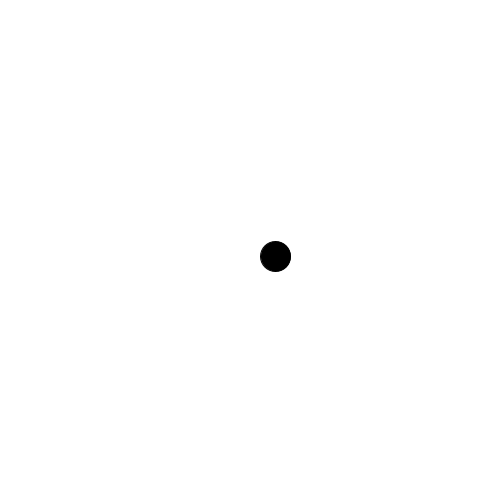
Frame 1 (no input)
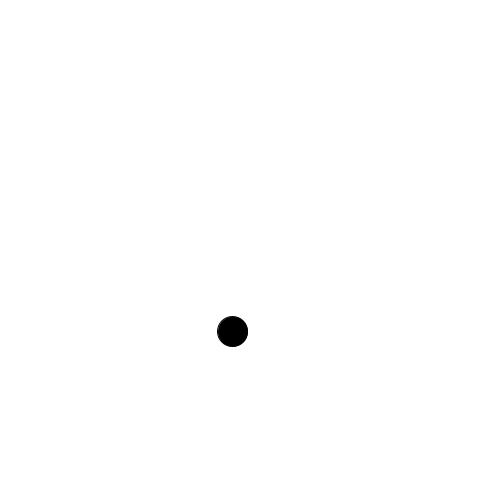
Frame 60 (the mouse pressed at the canvas centre just before this capture)
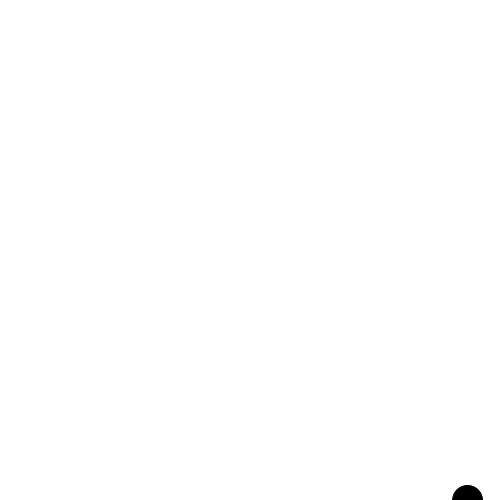
Frame 120 (the mouse held since frame 60 and released just before this capture)

The Processing sketch that drew these frames (run headless with seeded random() and noise(); from frame 60 on, the mouse is pressed at the canvas centre):

// Processing sketch: processing_105445
// ── processing_105445.pde

float bSize = 30;                   //ball size
float r = bSize/2;
float startPosY = 20;
float endPosY = 500-(bSize/2);
float ballPosX, ballPosY;
float vY =.1;
float vX;
float friction1 = 0.8;             //the walls abosrb some engry of the ball
float friction2 = 0.01;            //the fraction of the bottom 
float resistance = 0.0001;         //the resistance of the air
float gravity =2;                  //a force direction down

void setup() {
  size(500, 500);
  vX = random(40);
  vY = random(-15, 60);
  ballPosY = height/2;
  ballPosX = width/2;
}

void draw() {
  background(255);

  // Up/Down Motion
  if ((ballPosY >= endPosY) && (vY > 0)) {                         //when the ball touches the bottom
    vY = -vY;                                                      //it flip to up
    vY = vY+friction1;                                             //the walls abosrb some engry of the ball
    ballPosY=endPosY;
  } 

  if ((ballPosY <= r) && (vY < 0)) {                              //do the same to the top
    vY = -vY; // flip to down
    vY = vY-friction1;
    ballPosY=r;
  }

  if (vY>0) {
    vY = vY - resistance + gravity;
  }

  if (vY<0) {
    vY = vY + resistance + gravity;
  }


//  println(ballPosY);
//  println(vY);


  // Left/Right Motion
  if ((ballPosX >= width-r) && (vX > 0)) {
    vX = -vX;
    vX = vX+friction1;
    ballPosX=width-r;
  } 
  if ((ballPosX <= r) && (vX < 0)) {
    vX = -vX;
    vX = vX-friction1;
    ballPosX=r;
  }


  if (vX>0) {
    vX = vX-friction2;
  }

  if (vX<0) {
    vX = vX+friction2;
  }



  ballPosY += vY;
  ballPosX += vX;
  fill(0);
  ellipse(ballPosX, ballPosY, bSize, bSize);
}

void mousePressed() {
  vX+=random(-30, 30);
  vY+=random(-30, 30);
}
